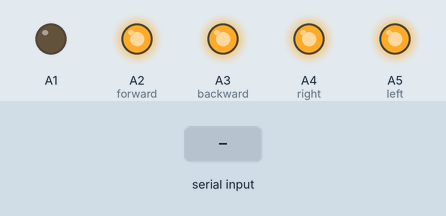
A sketch run on a simulated Arduino Uno, built with avr-gcc and run on an emulated ATmega328P. Shown: output pins drawn as LEDs (lit = HIGH). The test bench sets the inputs (shaded band). What the sketch prints to the serial monitor is not drawn.

Above: at 1.2 s.
1.3 s: "I" received over Serial
At 2.5 s:
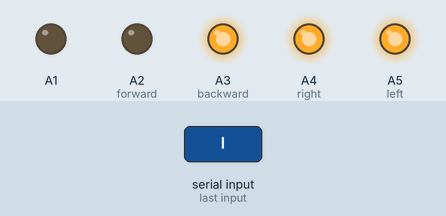
2.9 s: byte 79 ('O') received over Serial
At 3.7 s:
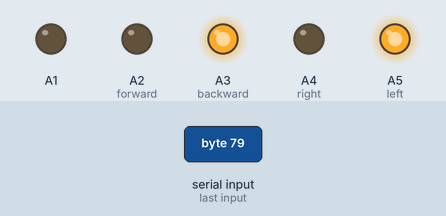
4.5 s: byte 85 ('U') received over Serial
At 4.9 s:
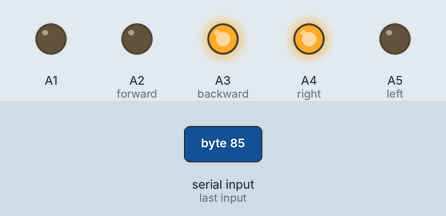
6.1 s: "L" received over Serial
At 7.3 s:
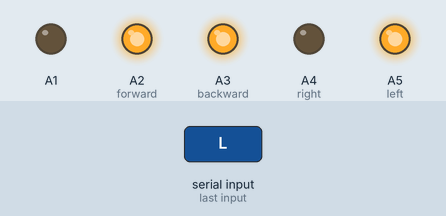
7.7 s: "J" received over Serial
At 8.5 s:
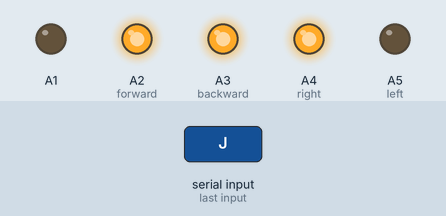
9.3 s: "K" received over Serial
At 9.8 s:
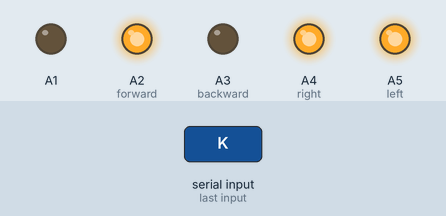
Timing chart, 0 to 11.9 s (numbered marks = the images above; inputs shaded):
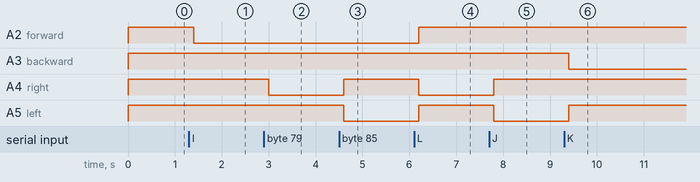

Measured:
- after the input at 1.3 s, A2 (forward): HIGH → LOW after 0.10 s
- after the input at 2.9 s, A4 (right): HIGH → LOW after 0.10 s
- after the input at 4.5 s, A4 (right): LOW → HIGH after 0.10 s; A5 (left): HIGH → LOW after 0.10 s
- after the input at 6.1 s, A2 (forward), A5 (left): LOW → HIGH after 0.10 s; A4 (right): HIGH → LOW after 0.10 s
- after the input at 7.7 s, A4 (right): LOW → HIGH after 0.10 s; A5 (left): HIGH → LOW after 0.10 s
- after the input at 9.3 s, A3 (backward): HIGH → LOW after 0.10 s; A5 (left): LOW → HIGH after 0.10 s

The sketch:

controll_test_1.ino
```cpp
char val ;

#define forward A2
#define backward A3
#define right A4
#define left A5

int S;

void setup() {
  // put your setup code here, to run once:
  Serial.begin(9600) ;

  pinMode( A1, OUTPUT ) ;
  pinMode( forward, OUTPUT ) ;
  pinMode( right, OUTPUT ) ;
  pinMode( backward, OUTPUT ) ;
  pinMode( left, OUTPUT ) ;

  digitalWrite( A1, LOW ) ;
  digitalWrite( forward, HIGH ) ;
  digitalWrite( right, HIGH ) ;
  digitalWrite( backward, HIGH ) ;
  digitalWrite( left, HIGH ) ;

}

void loop() {
  // put your main code here, to run repeatedly:

  if( Serial.available() ) {

    Serial.print( "Reading Input: " ) ;

    delay(100) ;
    while( Serial.available() > 0 ) {

      val = Serial.read() ;
      Serial.print( val ) ;
      if( val != 0 ) {
        break ;
      }
    }

    if ( val == 'S' || val == 's' ) {
      stp() ;
    }

    // Move the bot forward
    if ( val == 'I' || val == 'i' ) {
      fwd() ;
    }

    // Move the bot to the right
    if( val == 'L' || val == 'l' ) {
      rt() ;
    }

    // Move the bot to the left
    if( val == 'J' || val == 'j' ) {
      lft() ;
    }

    // Move the bot backward
    if( val == 'K' || val == 'k' ) {
      Serial.print( "Evaluated K correctly" ) ;
      bkwd() ;
    }

    // Bot spins in circles toward the right
    if( val == 'O' || val == 'o' ) {
      diagonal_right() ;
    }

    // Bot spins in circles toward the left
    if( val == 'U' || val == 'u' ) {
      diagonal_left() ;
    }

  }
  val = 0 ;
}

void stp() {

  digitalWrite( forward, HIGH ) ;
  digitalWrite( right, HIGH ) ;
  digitalWrite( backward, HIGH ) ;
  digitalWrite( left, HIGH ) ;
  Serial.print( "Stopping" ) ;

}

void fwd() {

  digitalWrite( forward, LOW ) ;
  digitalWrite( right, HIGH ) ;
  digitalWrite( backward, HIGH ) ;
  digitalWrite( left, HIGH ) ;
  Serial.print( "Moving Forward" ) ;

}

void rt() {

  digitalWrite( forward, HIGH ) ;
  digitalWrite( right, LOW ) ;
  digitalWrite( backward, HIGH ) ;
  digitalWrite( left, HIGH ) ;
  Serial.print( "Move Right" ) ;

}

void bkwd() {

  digitalWrite( forward, HIGH ) ;
  digitalWrite( right, HIGH ) ;
  digitalWrite( backward, LOW ) ;
  digitalWrite( left, HIGH ) ;
  Serial.print( "Moving Backward" ) ;

}

void lft() {

  digitalWrite( forward, HIGH ) ;
  digitalWrite( right, HIGH ) ;
  digitalWrite( backward, HIGH ) ;
  digitalWrite( left, LOW ) ;
  Serial.print( "Move Left" ) ;

}

void diagonal_left() {

  digitalWrite( forward, LOW ) ;
  digitalWrite( right, HIGH ) ;
  digitalWrite( backward, HIGH ) ;
  digitalWrite( left, LOW ) ;
  Serial.print( "Diagonal Left" ) ;

}

void diagonal_right() {

  digitalWrite( forward, LOW ) ;
  digitalWrite( right, LOW ) ;
  digitalWrite( backward, HIGH ) ;
  digitalWrite( left, HIGH ) ;
  Serial.print( "Diagonal Right" ) ;

}
```
